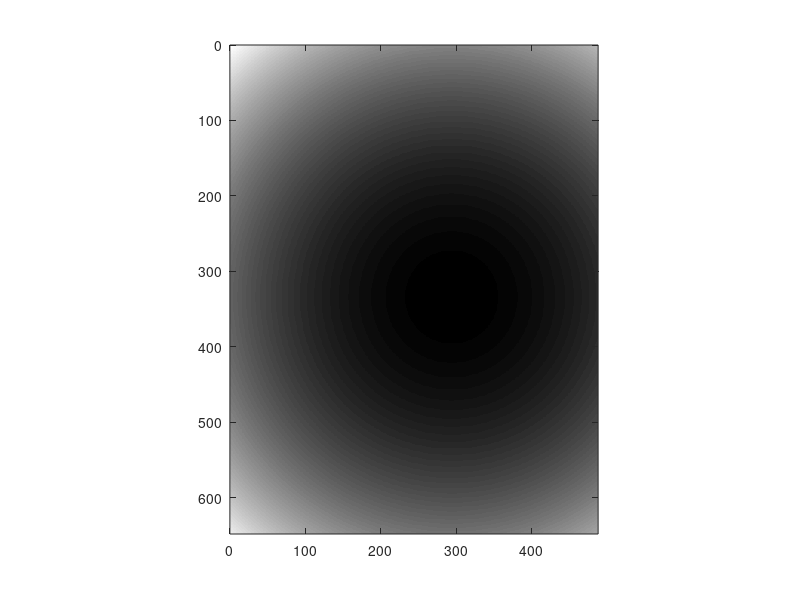

The MATLAB script that drew this image: (Note: this script raises an error after producing the figure.)
clear all
tic
% Data reading & stacking
frame_width=648;
frame_height=488;

X_overlapping=25;
Y_overlapping=21;

cmin=10;
cmax_set=20;


frame_width_eff=frame_width-X_overlapping;
frame_height_eff=frame_height-Y_overlapping;


num_of_frame_per_division=16;

normalization_factor=50;

X_mosaic_starting_index=0;
Y_mosaic_starting_index=0;


X_mosaic_number=12;%12;%12;
Y_mosaic_number=16;%16;%16;


starting_frame_index=25;   %0.2 micron per frame, start from 1
frame_average_factor=20;    %averaged to stack
total_stack_number=1;

%

total_FOV_number=X_mosaic_number*Y_mosaic_number;
k=0;


%stiched_volume=zeros(frame_width_eff*X_mosaic_number+X_overlapping,frame_height_eff*Y_mosaic_number+Y_overlapping,num_of_frame_per_division);
% correction image generation

% correction 1 (edge summation correction)

correction_A=ones(frame_width,frame_height);

% left&right bound

for tt=1:X_overlapping
    correction_A(tt,:)=correction_A(tt,:)*(tt/(X_overlapping+1));
    correction_A(frame_width-tt+1,:)=correction_A(frame_width-tt+1,:)*(tt/(X_overlapping+1));
end
for tt=1:Y_overlapping
    correction_A(:,tt)=correction_A(:,tt)*(tt/(Y_overlapping+1));
    correction_A(:,frame_height-tt+1)=correction_A(:,frame_height-tt+1)*(tt/(Y_overlapping+1));
end

imagesc(correction_A);
colormap('gray');
axis equal
xlim([0 size(correction_A,2)]);
ylim([0 size(correction_A,1)]);

G_Ratio=1.2;
Gaussian_X_width=400*G_Ratio;
Gaussian_Y_width=300*G_Ratio;
X_offset=10;
Y_offset=50;

correction_B_X=ones(frame_width,frame_height);
correction_B_Y=ones(frame_width,frame_height);

for tt=1:frame_height
    correction_B_X(:,tt)=gaussmf((1:frame_width),[Gaussian_X_width frame_width/2+X_offset]);
end
for tt=1:frame_width
    correction_B_Y(tt,:)=gaussmf((1:frame_height),[Gaussian_X_width frame_height/2+Y_offset]);
end
correction_B=1./(correction_B_X.*correction_B_Y);

correction_image=correction_A.*correction_B;
%correction_image(:)=1;
imagesc(correction_B);
colormap('gray');
axis equal
xlim([0 size(correction_B,2)]);
ylim([0 size(correction_B,1)]);

stiched_images=zeros(frame_width_eff*X_mosaic_number+X_overlapping,frame_height_eff*Y_mosaic_number+Y_overlapping,total_stack_number);
for NNN=1:total_stack_number
    
    division_starting_index=floor((starting_frame_index+(NNN-1)*frame_average_factor)/num_of_frame_per_division);   %start from zero
    the_starting_frame_index_in_the_first_division=starting_frame_index+(NNN-1)*frame_average_factor-division_starting_index*num_of_frame_per_division;
    division_end_index=((starting_frame_index+NNN*frame_average_factor)/num_of_frame_per_division);
    division_number=division_starting_index:division_end_index;
    temp_frame_volume=zeros(frame_width,frame_height,num_of_frame_per_division*length(division_number));
    stiched_image=zeros(frame_width_eff*X_mosaic_number+X_overlapping,frame_height_eff*Y_mosaic_number+Y_overlapping);
    
    for N=0:(total_FOV_number-1)
        X_number=rem(N,X_mosaic_number)+X_mosaic_starting_index; %0~2
        Y_number=floor(N/X_mosaic_number)+Y_mosaic_starting_index; %0~2
        X_FOV_number=X_mosaic_number-1-X_number+X_mosaic_starting_index;
        Y_FOV_number=Y_mosaic_number-1-Y_number+Y_mosaic_starting_index;
        if (X_number<10)&&(Y_number<10)
            folder_path=sprintf('D:\\OCT data\\150731\\2015_0731_150731_pork_2nd(25 micron)_% d_% d\\',Y_number,X_number);
        elseif (X_number>9)&&(Y_number<10)
            folder_path=sprintf('D:\\OCT data\\150731\\2015_0731_150731_pork_2nd(25 micron)_ %d_%d\\',Y_number,X_number);
        elseif (Y_number>9)&&(X_number<10)
            folder_path=sprintf('D:\\OCT data\\150731\\2015_0731_150731_pork_2nd(25 micron)_%d_% d\\',Y_number,X_number);
        else
            folder_path=sprintf('D:\\OCT data\\150731\\2015_0731_150731_pork_2nd(25 micron)_%d_%d\\',Y_number,X_number);
        end
        cd(folder_path);
        mkdir('divide');
        for NN=1:length(division_number)
            file_path=[folder_path sprintf('%08d',division_number(NN))];
            fin=fopen(file_path);
            A=fread(fin,[frame_width,frame_height*num_of_frame_per_division],'float32','b');
            if fin ==-1
                k=k+1;
                fclose('all');
            else
                for q=1:num_of_frame_per_division
                    temp_frame_volume(:,:,(NN-1)*num_of_frame_per_division+q)=A(:,(frame_height*(q-1)+1):frame_height*q).*correction_image;
                end
                fclose('all');
            end
        end
        %temp_frame_volume(:)=1;
        stiched_image(((X_FOV_number)*frame_width_eff+1):((X_FOV_number)*frame_width_eff+frame_width),((Y_FOV_number)*frame_height_eff+1):((Y_FOV_number)*frame_height_eff+frame_height))=stiched_image(((X_FOV_number)*frame_width_eff+1):((X_FOV_number)*frame_width_eff+frame_width),((Y_FOV_number)*frame_height_eff+1):((Y_FOV_number)*frame_height_eff+frame_height))+mean(temp_frame_volume(:,:,the_starting_frame_index_in_the_first_division:(the_starting_frame_index_in_the_first_division+frame_average_factor-1)),3);
        disp(N);

    end
    if max(max(stiched_image))<cmax_set
        cmax=max(max(stiched_image));
    else
        cmax=cmax_set;
    end
    Normailzed_image=(stiched_image-cmin)/cmax;
    Normailzed_image(Normailzed_image>1)=1;
    Normailzed_image(Normailzed_image<0)=0;
    imwrite(Normailzed_image,[cd,'\divide\',sprintf('stiched_image_%.1f micron',(starting_frame_index+(NNN-1)*frame_average_factor)*0.2),'.png']);
    fout=fopen([cd,'\divide\',sprintf('stiched_image_%.1f micron',(starting_frame_index+(NNN-1)*frame_average_factor)*0.2)],'w+');
    fwrite(fout,stiched_image,'float32','b');
end
    %imagesc(histeq(stiched_image,[0 1]));
    %colormap('gray');
    %caxis([0 1]);
    %axis equal
    %xlim([0 size(stiched_image,2)]);
    %ylim([0 size(stiched_image,1)]);
    
    
    %fin2=fopen([cd,'\divide\',sprintf('stiched_image_%.1f micron',(starting_frame_index+(NNN-1)*frame_average_factor)*0.2)]);
    %QQQ=fread(fin2,[size(stiched_image,1),size(stiched_image,2)],'float32','b');

    %imagesc(histeq(stiched_image,[0.2:0.001:0.5]));

    %for QQQ=1:4
    %    Normailzed_image=(mean(stiched_volume(:,:,((QQQ-1)*4+1):((QQQ)*4)),3)-cmin)/cmax;
    %    Normailzed_image(Normailzed_image>1)=1;
    %    %stiched_images(:,:,NN)=mean(stiched_volume,3);
    %    imwrite(Normailzed_image,[cd,'\divide\',sprintf('stiched_image_%d.png',(NN-1)*4+QQQ),'.png']);
    %end
    %for QQQ=1:16
    %    Normailzed_image=(mean(stiched_volume(:,:,QQQ),3)-cmin)/cmax;
    %    Normailzed_image(Normailzed_image>1)=1;
        %stiched_images(:,:,NN)=mean(stiched_volume,3);
    %    imwrite(Normailzed_image,[cd,'\divide3\',sprintf('stiched_image_%d.png',(NN-1)*16+QQQ),'.png']);
    %end
    %stiched_volume=zeros(frame_width_eff*X_mosaic_number+X_overlapping,frame_height_eff*Y_mosaic_number+Y_overlapping,num_of_frame_per_division);
toc
%
disable=1;
if disable==0
frame_starting_index=85;
total_frame_number=20;

%stiched_image=mean(stiched_volume(:,:,frame_starting_index:(frame_starting_index+total_frame_number-1)),3);


%
NNN=1;
stiched_image=stiched_images(:,:,NNN);

imagesc(stiched_image);
colormap('gray');
caxis([cmin cmax]);
axis equal
xlim([0 size(stiched_image,2)]);
ylim([0 size(stiched_image,1)]);

Normailzed_image=(stiched_image-cmin)/cmax;
Normailzed_image(Normailzed_image>1)=1;

imagesc(Normailzed_image);
colormap('gray');
caxis([0 1]);
axis equal
xlim([0 size(stiched_image,2)]);
ylim([0 size(stiched_image,1)]);

%% Stacking
%Frame_spacing=5;
%Stacking_starting_frame=1;
%Total_stacked_frame_number=38;

%for qq=1:Total_stacked_frame_number
%    findex=Stacking_starting_frame+(qq-1)*Frame_spacing;
%    stiched_image=mean(stiched_volume(:,:,findex:(findex+total_frame_number-1)),3);
%    Normailzed_image=(stiched_image-cmin)/cmax;
%    Normailzed_image(Normailzed_image>1)=1;
%    imwrite(Normailzed_image,[cd,'\divide\',sprintf('averaged_frame_%d.png',qq),'.png']);
%end

end
